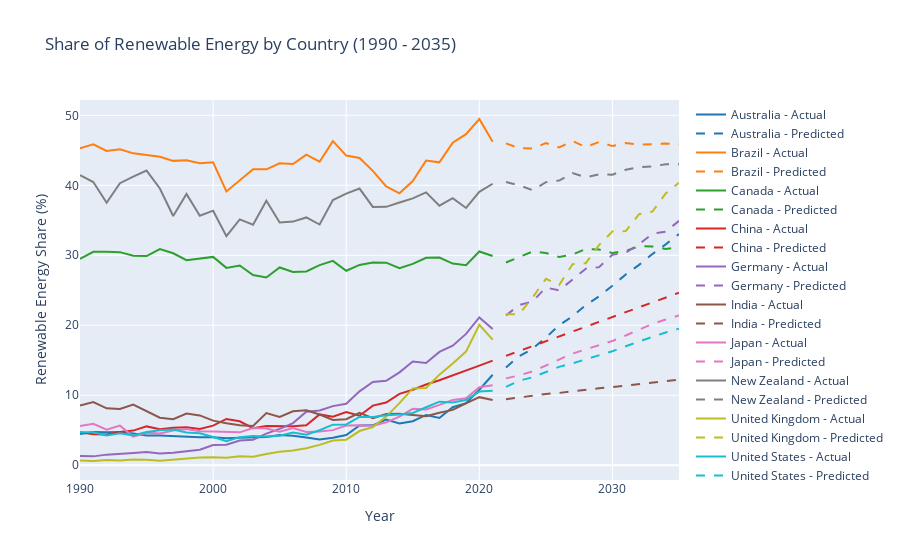

This figure's notebook cell:
### Code cell
fig = go.Figure()

color_list = ['#1f77b4',  # blue (AUS)
              '#ff7f0e',  # orange (BRA)
              '#2ca02c',  # green (CAN)
              '#d62728',  # red (CHN)
              '#9467bd',  # purple (DEU)
              '#8c564b',  # brown (IND)
              '#e377c2',  # pink (JPN)
              '#7f7f7f',  # gray (NZL)
              '#bcbd22',  # yellow-green (GBR)
              '#17becf'   # teal (USA)
              ]
for i, country in enumerate(countries):
    # Get actual values
    data_country = green_pred[(green_pred['country'] == country) &
                              (green_pred['year'] >= 1990) &
                              (green_pred['year'] <= 2021) &
                              (green_pred['iso_code'].notnull())]
    actual_values = data_country['renewables_share_energy'].values
    
    # Get predicted values
    predicted_values = arima_preds_dict[country]

    # Plot actual values
    fig.add_trace(go.Scatter(x=data_country['year'], y=actual_values, 
                             mode='lines', name=f"{country} - Actual", 
                             line=dict(color=color_list[i % len(color_list)])))

    # Plot predicted values
    prediction_years = list(range(2022, 2036))  # Assuming predictions are from 2022 to 2035
    fig.add_trace(go.Scatter(x=prediction_years, y=predicted_values, 
                             mode='lines', name=f"{country} - Predicted",
                             line=dict(color=color_list[i % len(color_list)], dash='dash')))

fig.update_layout(title="Share of Renewable Energy by Country (1990 - 2035)",
                  xaxis_title="Year",
                  yaxis_title="Renewable Energy Share (%)")
fig.show()
